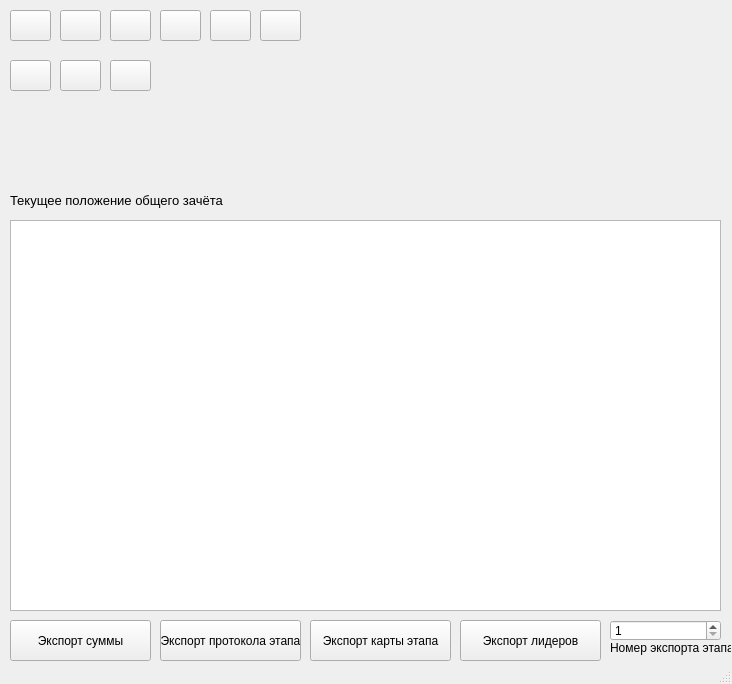
<?xml version="1.0" encoding="UTF-8"?>
<ui version="4.0">
 <class>RogaineCup</class>
 <widget class="QMainWindow" name="RogaineCup">
  <property name="geometry">
   <rect>
    <x>0</x>
    <y>0</y>
    <width>732</width>
    <height>684</height>
   </rect>
  </property>
  <property name="sizePolicy">
   <sizepolicy hsizetype="Fixed" vsizetype="Fixed">
    <horstretch>0</horstretch>
    <verstretch>0</verstretch>
   </sizepolicy>
  </property>
  <property name="windowTitle">
   <string>RogaineCup</string>
  </property>
  <widget class="QWidget" name="centralWidget">
   <widget class="QPushButton" name="pushButton">
    <property name="geometry">
     <rect>
      <x>60</x>
      <y>10</y>
      <width>41</width>
      <height>31</height>
     </rect>
    </property>
    <property name="toolTip">
     <string>Открыть файл</string>
    </property>
    <property name="text">
     <string/>
    </property>
   </widget>
   <widget class="QPushButton" name="pushButton_2">
    <property name="geometry">
     <rect>
      <x>110</x>
      <y>10</y>
      <width>41</width>
      <height>31</height>
     </rect>
    </property>
    <property name="toolTip">
     <string>Сохранить текущий файл</string>
    </property>
    <property name="text">
     <string/>
    </property>
   </widget>
   <widget class="QPushButton" name="pushButton_3">
    <property name="geometry">
     <rect>
      <x>260</x>
      <y>10</y>
      <width>41</width>
      <height>31</height>
     </rect>
    </property>
    <property name="toolTip">
     <string>Закрыть программу</string>
    </property>
    <property name="text">
     <string/>
    </property>
   </widget>
   <widget class="QPushButton" name="pushButton_4">
    <property name="geometry">
     <rect>
      <x>10</x>
      <y>10</y>
      <width>41</width>
      <height>31</height>
     </rect>
    </property>
    <property name="toolTip">
     <string>Создать новый файл кубка по рогейну</string>
    </property>
    <property name="whatsThis">
     <string/>
    </property>
    <property name="text">
     <string/>
    </property>
   </widget>
   <widget class="QTableWidget" name="tableWidget">
    <property name="geometry">
     <rect>
      <x>10</x>
      <y>220</y>
      <width>711</width>
      <height>391</height>
     </rect>
    </property>
    <property name="contextMenuPolicy">
     <enum>Qt::CustomContextMenu</enum>
    </property>
    <property name="editTriggers">
     <set>QAbstractItemView::NoEditTriggers</set>
    </property>
   </widget>
   <widget class="QPushButton" name="pushButton_5">
    <property name="geometry">
     <rect>
      <x>10</x>
      <y>60</y>
      <width>41</width>
      <height>31</height>
     </rect>
    </property>
    <property name="toolTip">
     <string>Настройки текущего кубка</string>
    </property>
    <property name="text">
     <string/>
    </property>
   </widget>
   <widget class="QPushButton" name="pushButton_6">
    <property name="geometry">
     <rect>
      <x>60</x>
      <y>60</y>
      <width>41</width>
      <height>31</height>
     </rect>
    </property>
    <property name="toolTip">
     <string>Добавить новый протокол в общий зачёт</string>
    </property>
    <property name="text">
     <string/>
    </property>
   </widget>
   <widget class="QPushButton" name="pushButton_7">
    <property name="geometry">
     <rect>
      <x>210</x>
      <y>10</y>
      <width>41</width>
      <height>31</height>
     </rect>
    </property>
    <property name="toolTip">
     <string>Закрыть текущий файл</string>
    </property>
    <property name="text">
     <string/>
    </property>
   </widget>
   <widget class="QLabel" name="label">
    <property name="geometry">
     <rect>
      <x>10</x>
      <y>190</y>
      <width>711</width>
      <height>21</height>
     </rect>
    </property>
    <property name="font">
     <font>
      <pointsize>10</pointsize>
     </font>
    </property>
    <property name="text">
     <string>Текущее положение общего зачёта</string>
    </property>
   </widget>
   <widget class="QLabel" name="label_2">
    <property name="geometry">
     <rect>
      <x>10</x>
      <y>126</y>
      <width>711</width>
      <height>20</height>
     </rect>
    </property>
    <property name="font">
     <font>
      <pointsize>12</pointsize>
     </font>
    </property>
    <property name="text">
     <string/>
    </property>
   </widget>
   <widget class="QLabel" name="label_3">
    <property name="geometry">
     <rect>
      <x>10</x>
      <y>160</y>
      <width>711</width>
      <height>20</height>
     </rect>
    </property>
    <property name="font">
     <font>
      <pointsize>10</pointsize>
     </font>
    </property>
    <property name="text">
     <string/>
    </property>
   </widget>
   <widget class="QPushButton" name="pushButton_8">
    <property name="geometry">
     <rect>
      <x>10</x>
      <y>620</y>
      <width>141</width>
      <height>41</height>
     </rect>
    </property>
    <property name="text">
     <string>Экспорт суммы</string>
    </property>
   </widget>
   <widget class="QPushButton" name="pushButton_9">
    <property name="geometry">
     <rect>
      <x>160</x>
      <y>620</y>
      <width>141</width>
      <height>41</height>
     </rect>
    </property>
    <property name="text">
     <string>Экспорт протокола этапа</string>
    </property>
   </widget>
   <widget class="QPushButton" name="pushButton_10">
    <property name="geometry">
     <rect>
      <x>310</x>
      <y>620</y>
      <width>141</width>
      <height>41</height>
     </rect>
    </property>
    <property name="text">
     <string>Экспорт карты этапа</string>
    </property>
   </widget>
   <widget class="QPushButton" name="pushButton_11">
    <property name="geometry">
     <rect>
      <x>460</x>
      <y>620</y>
      <width>141</width>
      <height>41</height>
     </rect>
    </property>
    <property name="text">
     <string>Экспорт лидеров</string>
    </property>
   </widget>
   <widget class="QSpinBox" name="spinBox">
    <property name="geometry">
     <rect>
      <x>610</x>
      <y>620</y>
      <width>111</width>
      <height>21</height>
     </rect>
    </property>
    <property name="minimum">
     <number>1</number>
    </property>
    <property name="value">
     <number>1</number>
    </property>
   </widget>
   <widget class="QLabel" name="label_4">
    <property name="geometry">
     <rect>
      <x>610</x>
      <y>640</y>
      <width>121</width>
      <height>16</height>
     </rect>
    </property>
    <property name="text">
     <string>Номер экспорта этапа</string>
    </property>
   </widget>
   <widget class="QPushButton" name="pushButton_12">
    <property name="geometry">
     <rect>
      <x>160</x>
      <y>10</y>
      <width>41</width>
      <height>31</height>
     </rect>
    </property>
    <property name="toolTip">
     <string>Сохранить текущий файл как...</string>
    </property>
    <property name="text">
     <string/>
    </property>
   </widget>
   <widget class="QPushButton" name="pushButton_13">
    <property name="geometry">
     <rect>
      <x>110</x>
      <y>60</y>
      <width>41</width>
      <height>31</height>
     </rect>
    </property>
    <property name="toolTip">
     <string>Обновить таблицу</string>
    </property>
    <property name="text">
     <string/>
    </property>
   </widget>
  </widget>
  <widget class="QStatusBar" name="statusBar"/>
 </widget>
 <layoutdefault spacing="6" margin="11"/>
 <resources/>
 <connections/>
</ui>
